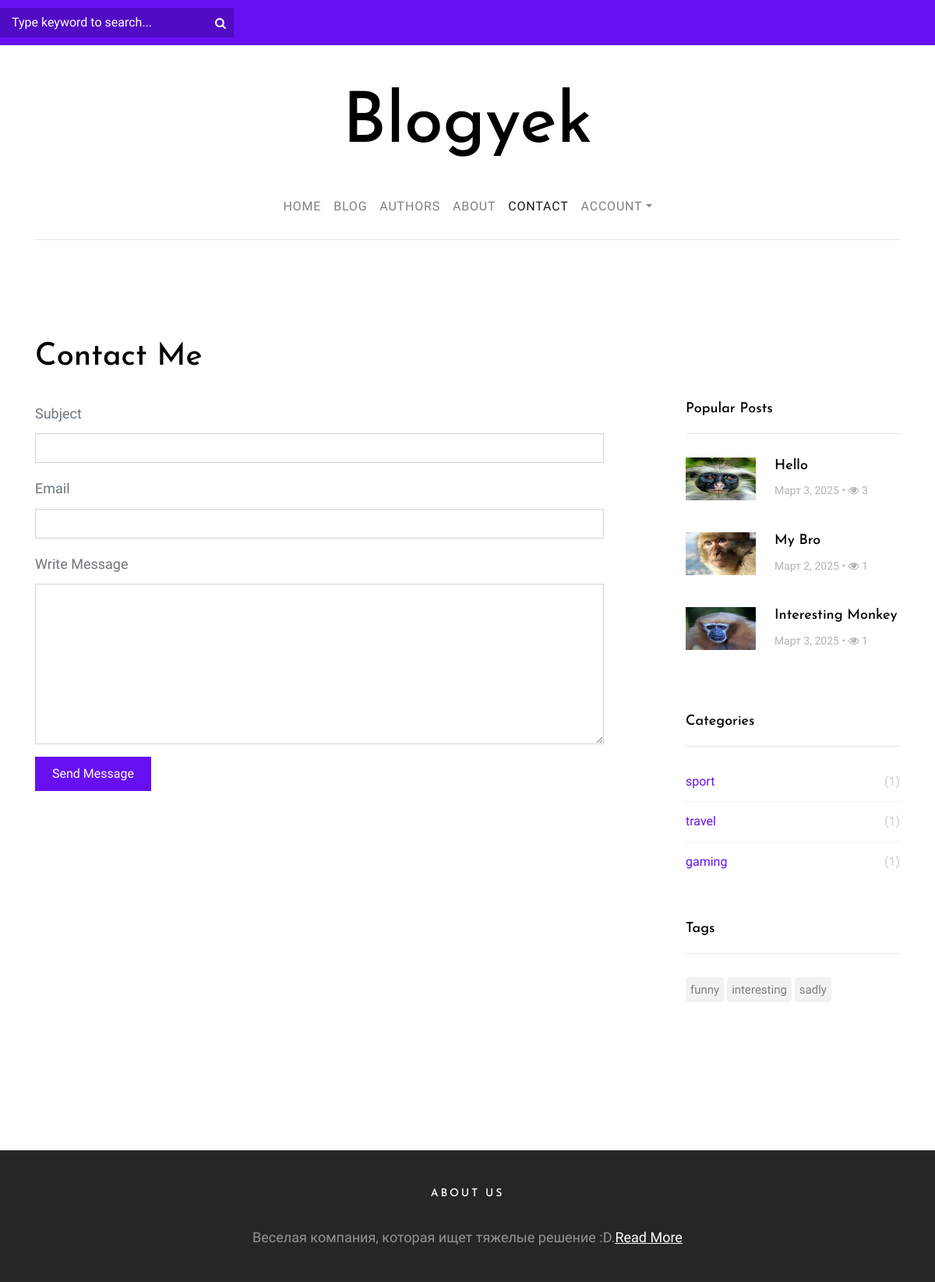
Page /contact/ on the committed database.
### posts/models.py (models this page shows, shortened)
class Post(models.Model):
    author = models.ForeignKey(settings.AUTH_USER_MODEL, on_delete=models.CASCADE)  # Автор поста
    category = models.ForeignKey(Category, on_delete=models.CASCADE)  # Категория поста
    tags = models.ManyToManyField(Tag, blank=True, verbose_name='Теги')  # Теги поста
    views = models.ManyToManyField(HitCount, related_name='post_views', blank=True)  # Количество просмотров
    title = models.CharField(max_length=75, verbose_name='Заголовок')  # Заголовок поста
    slug = models.SlugField(unique=True, help_text='Рекомендуется не изменять это вручную.')  # Уникальный slug
    image = models.ImageField(upload_to='posts/%Y/%m/%d/', verbose_name='Изображение')  # Изображение к посту
    content = RichTextField(verbose_name='Контент')  # Контент поста с расширенным текстовым редактором
    created = models.DateTimeField(auto_now_add=True, verbose_name='Дата создания')  # Дата создания поста
    available = models.BooleanField(default=True, verbose_name='Активный/Неактивный')  # Доступность поста
    def getHitCount(self):
        return self.views.count()
    class Meta:
        ordering = ['-created']  # Сортировка постов от новых к старым

class Category(models.Model):
    name = models.CharField(max_length=50, verbose_name='Название категории')  # Название категории
    slug = models.SlugField(unique=True, help_text='Рекомендуется не изменять это вручную.')  # Уникальный slug
    def __str__(self):
        return self.name  # Возвращает название категории в строковом представлении

class Tag(models.Model):
    name = models.CharField(max_length=50, verbose_name='Название тега')  # Название тега
    slug = models.SlugField(unique=True, help_text='Рекомендуется не изменять это вручную.')  # Уникальный slug
    def __str__(self):
        return self.name  # Возвращает название тега в строковом представлении

### pages/views.py (the view, shortened to what this page needs)
# urls.py: path('contact/', views.ContactView, name='contact'),
def ContactView(request):
    categories = Category.objects.all()
    tags = Tag.objects.all()
    popularposts = Post.objects.filter(available=True).annotate(viewyek=Count('views')).order_by('-viewyek')[:3]
    context = {
        'popularposts': popularposts,
        'categories': categories,
        'tags': tags,
    }
    return render(request, 'contact.html', context)

### templates/contact.html (shortened to what this page needs)
{% extends 'partials/_base.html' %}
{% load static %}
{% block content %}
    <section class="site-section">
    <div class="container">
    <div class="row mb-4">
        <div class="col-md-6">
            <h1>Contact Me</h1>
        </div>
    </div>
    <div class="row blog-entries">
    <div class="col-md-12 col-lg-8 main-content">
        <form method="post">
            <div class="row">
                <div class="col-md-12 form-group">
                    <label for="name">Subject</label>
                    <input required name="subject" type="text" id="name" class="form-control ">
                </div>
                <div class="col-md-12 form-group">
                    <label for="email">Email</label>
                    <input required name="email" type="email" id="email" class="form-control ">
                </div>
            </div>
            <div class="row">
                <div class="col-md-12 form-group">
                    <label for="message">Write Message</label>
                    <textarea required name="message" id="message" class="form-control " cols="30" rows="8"></textarea>
                </div>
            </div>
            <div class="row">
                <div class="col-md-6 form-group">
                    <input type="submit" value="Send Message" class="btn btn-primary">
                </div>
            </div>
        </form>
    </div>
{% endblock %}

### templates/partials/_sidebar.html
{% load static %}
<div class="col-md-12 col-lg-4 sidebar">
    {% if popularposts %}
        <div class="sidebar-box">
            <h3 class="heading">Popular Posts</h3>
            <div class="post-entry-sidebar">
                <ul>
                    {% for popularpost in popularposts %}
                        <li>
                            <a href="{% url 'posts:postDetail' popularpost.category.slug popularpost.id popularpost.slug %}">
                                <img style="height: 55px" src="{{ popularpost.image.url }}" alt="popularpost img" class="mr-4">
                                <div class="text">
                                    <h4>{{ popularpost.title | title }}</h4>
                                    <div class="post-meta">
                                        <span>{{ popularpost.created | date }} &bullet;</span>
                                        <span><span class="fa fa-eye"></span> {{ popularpost.getHitCount }}</span>
                                    </div>
                                </div>
                            </a>
                        </li>
                    {% endfor %}
                </ul>
            </div>
        </div>
    {% endif %}
    {% if categories %}
        <div class="sidebar-box">
            <h3 class="heading">Categories</h3>
            <ul class="categories">
                {% for category in categories %}
                    <li><a href="{% url 'posts:posts_by_category' category.slug %}">{{ category }} <span>({{ category.post_set.count }})</span></a></li>
                {% endfor %}
            </ul>
        </div>
    {% endif %}
    {% if tags %}
        <div class="sidebar-box">
            <h3 class="heading">Tags</h3>
            <ul class="tags">
                {% for tag in tags %}
                    <li><a href="{% url 'posts:posts_by_tag' tag.slug %}">{{ tag }}</a></li>
                {% endfor %}
            </ul>
        </div>
    {% endif %}
</div>
</div>
</div>
</section>

### static/css/style.css (style rules this page uses)
body { background: #ccc url("../images/photography.png") repeat; font-family: "Inconsolata", SFMono-Regular, Menlo, Monaco, Consolas, "Liberation Mono", "Courier New", monospace; font-weight: 300; font-size: 18px; line-height: 1.9; color: #6c757d; }
a { -webkit-transition: .3s all ease; -o-transition: .3s all ease; transition: .3s all ease; text-decoration: none; }
h1, h2, h3, h4, h5 { color: #000; font-family: "Josefin Sans", -apple-system, BlinkMacSystemFont, "Segoe UI", Roboto, "Helvetica Neue", Arial, sans-serif, "Apple Color Emoji", "Segoe UI Emoji", "Segoe UI Symbol", "Noto Color Emoji"; }
.site-section { padding: 7em 0; }
.blog-entries .post-meta { margin-bottom: 20px; font-size: 14px; color: #b3b3b3; }
.btn, .form-control { outline: none; -webkit-box-shadow: none !important; box-shadow: none !important; border-radius: 0; }
.form-control { -webkit-box-shadow: none !important; box-shadow: none !important; }
textarea.form-control { height: inherit; }
.btn { -webkit-transition: .3s all ease; -o-transition: .3s all ease; transition: .3s all ease; padding: 8px 20px; }
.btn.btn-primary { color: #fff; border-width: 2px; }
.sidebar { padding-left: 5em; }
.sidebar-box { margin-bottom: 4em; font-size: 15px; width: 100%; float: left; background: #fff; }
.sidebar-box *:last-child { margin-bottom: 0; }
.sidebar-box .heading { font-size: 18px; margin-bottom: 30px; padding-bottom: 20px; border-bottom: 1px solid #e6e6e6; }
.tags { padding: 0; margin: 0; font-weight: 400; }
.tags li { padding: 0; margin: 0 4px 4px 0; float: left; display: inline-block; }
.tags li a { float: left; display: block; border-radius: 4px; padding: 2px 6px; color: gray; background: #f2f2f2; }
.categories, .sidelink { padding: 0; margin: 0; font-weight: 400; }
.categories li, .sidelink li { padding: 0; margin: 0; position: relative; margin-bottom: 10px; padding-bottom: 10px; border-bottom: 1px dotted #dee2e6; list-style: none; }
.categories li:last-child, .sidelink li:last-child { margin-bottom: 0; border-bottom: none; padding-bottom: 0; }
.categories li a, .sidelink li a { display: block; font-size: 16px; }
.categories li a span, .sidelink li a span { position: absolute; right: 0; top: 0; color: #ccc; -webkit-transition: .3s all ease; -o-transition: .3s all ease; transition: .3s all ease; }
.heading { color: #000; }
.post-entry-sidebar .post-meta { font-size: 14px; color: #b3b3b3; }
.post-entry-sidebar ul { padding: 0; margin: 0; }
.post-entry-sidebar ul li { list-style: none; padding: 0 0 20px 0; margin: 0 0 20px 0; }
.post-entry-sidebar ul li a { display: table; }
.post-entry-sidebar ul li a img { width: 90px; }
.post-entry-sidebar ul li a img, .post-entry-sidebar ul li a .text { display: table-cell; vertical-align: middle; }
.post-entry-sidebar ul li a .text h4 { font-size: 18px; }

### rows in the picture
Post: image (picture), title "Hello", created "Март 3, 2025", getHitCount "3"
Post: image (picture), title "My Bro", created "Март 2, 2025", getHitCount "1"
Post: image (picture), title "Interesting Monkey", created "Март 3, 2025", getHitCount "1"
Category: name "sport", post_set.count "1"
Category: name "travel", post_set.count "1"
Category: name "gaming", post_set.count "1"
Tag: name "funny"
Tag: name "interesting"
Tag: name "sadly"
